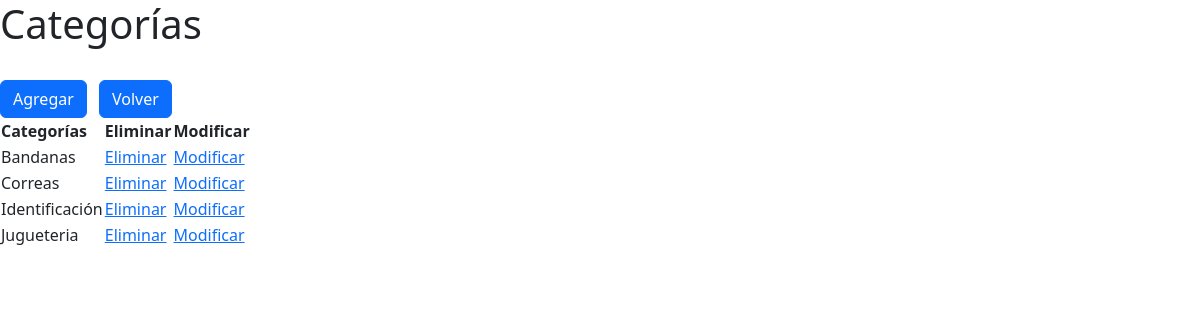
/productos/crud_categorias, run on the app's committed database.
### productos/models.py (models this page shows, shortened)
class Categoria(models.Model):
    id_categoria = models.AutoField(db_column='idCategoria', primary_key=True)
    categoria = models.CharField(max_length=20, blank=False, null=False)

### productos/views.py (the view)
# urls.py: path('crud_categorias', views.crud_categorias, name='crud_categorias'),
def crud_categorias(request):
    categorias = Categoria.objects.all()
    context = {'categorias':categorias}
    return render(request, 'productos/categorias_list.html', context)

### productos/templates/productos/categorias_list.html (shortened to what this page needs)
{% load static %}
<!DOCTYPE html>
<html lang="en">
<head>
    <link href="https://cdn.jsdelivr.net/npm/bootstrap@5.3.3/dist/css/bootstrap.min.css" rel="stylesheet">
</head>
<body>
    <h1>Categorías</h1>
    <br>
    <button class="btn btn-primary me-md-2" type="button">
        <a style="color: white; text-decoration: none;" href="{% url 'categoriasAdd' %}">Agregar</a>
    </button>
    <button class="btn btn-primary me-md-2" type="button">
        <a style="color: white; text-decoration: none;" href="{% url 'nuevos_prod' %}">Volver</a>
    </button>
    <table>
        {% if categorias %}
            <th>Categorías</th>
            <th>Eliminar</th>
            <th>Modificar</th>
            {% for x in categorias %}
                <tr>
                    <td>{{x.categoria}}
                    <td><a href="{% url 'categorias_del'  pk=x.id_categoria %}">Eliminar</a>
                    <td><a href="{% url 'categorias_edit'  pk=x.id_categoria %}">Modificar</a>
                </tr>
            {% endfor %}
        {% endif %}
    </table>
</body>
</html>

### productos/templates/productos/categorias_list.html (style rules this page uses)
body { background-image: url('/static/img/istockphoto-1310151529-640x640.jpg'); }

### data on the page
Categoria: categoria "Bandanas"
Categoria: categoria "Correas"
Categoria: categoria "Identificación"
Categoria: categoria "Jugueteria"
